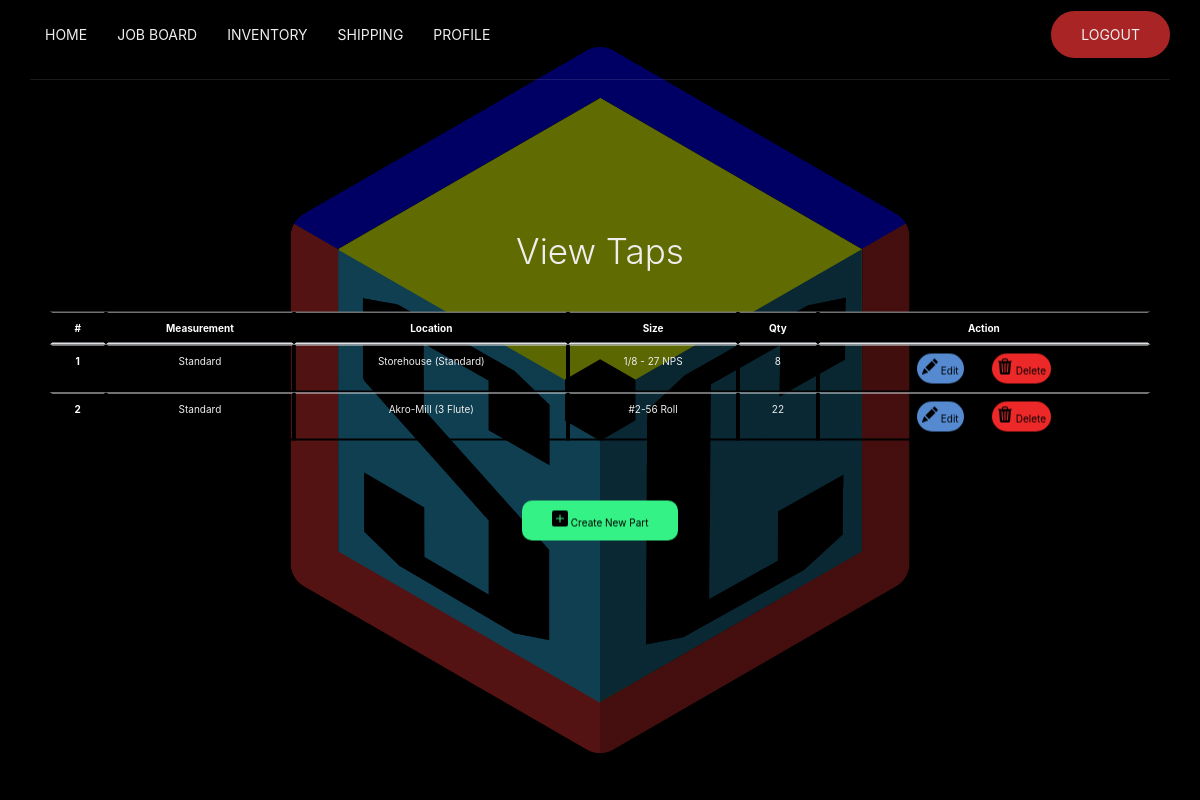
Page /view_taps.php on the committed database.
### tables this page shows
CREATE TABLE `taps` (
  `id` int(11) NOT NULL,
  `measurement` varchar(255) NOT NULL,
  `location` varchar(255) NOT NULL,
  `size` varchar(255) NOT NULL,
  `quantity` int(11) DEFAULT NULL
);

### php/view_tap_table.php (called while the page is built)
<?php
include "connection_inv.php";
$sql = "SELECT * FROM taps ORDER BY id";
$result = mysqli_query($conn, $sql);
?>

### view_taps.php (the view, shortened to what this page needs)
<?php
include "php/view_tap_table.php";
?>
<!DOCTYPE html>
<html>
<head>
	<link rel="stylesheet" href="https://maxcdn.bootstrapcdn.com/bootstrap/4.0.0/css/bootstrap.min.css">
	<link rel="stylesheet" href="https://unpkg.com/ionicons@4.5.10-0/dist/css/ionicons.min.css">
  <link rel="stylesheet" href="css/wdd.css">
</head>
<body>
    <header>
      <div class="container">
        <nav>
          <ul class="nav-list">
            <li>
              <a href="index.php">Home</a>
            </li>
            <li>
              <a href="jboard.php">Job Board</a>
            </li>
            <li>
            <li>
              <a href="#">Inventory
              </a>
            </li>
              <a href="shipping.php">Shipping</a>
            </li>
            <li>
              <a href="profile.php">Profile</a>
            </li>
            <li class="move-right btn">
              <a href="php/logout.php">Logout</a>
            </li>
          </ul>
        </nav>
      </div>
    </header>
	<section class="hero">
		<div class="text">
			<div id="box">
				<div id="title">
					<div class="container">
						<h4 class="display-4 text-center">View Taps</h4><br>
						<?php if (mysqli_num_rows($result)) { ?>
						<div class="outer-wrapper">
							<div class="table-wrapper">
								<table class="table table-striped">
									<thead>
										<tr>
											<th scope="col">#</th>
											<th scope="col">Measurement</th>
											<th scope="col">Location</th>
											<th scope="col">Size</th>
											<th scope="col">Qty</th>
											<th scope="col">Action</th>
										</tr>
									</thead>
									<tbody>
										<?php
											 $i = 0;
											 while($rows = mysqli_fetch_assoc($result)){
											 $i++;
										 ?>
										<tr>
											<th scope="row"><?=$i?></th>
											<td><?=$rows['measurement']?></td>
											<td><?php echo $rows['location']; ?></td>
											<td><?php echo $rows['size']; ?></td>
											<td><?php echo $rows['quantity']; ?></td>
											<td><a href="edit_taps.php?id=<?=$rows['id']?>"
														 class="btn-edit  bounce-in-on-hover">
															Edit
													</a>
													<a href="php/delete_tap_table.php?id=<?=$rows['id']?>"
														 class="btn-delete btn-danger bounce-in-on-hover">
														Delete
													</a>
											</td>
										</tr>
										<?php } ?>
									</tbody>
								</table>
								<?php } ?>
							</div>
						</div>
						<div class="py-5 text-center">
							<a href="invwdd_tools.php" class="link bounce-in-on-hover">
								<svg xmlns="http://www.w3.org/2000/svg" width="16" height="16" fill="currentColor" class="bi bi-plus-square-fill" viewBox="0 0 16 16">
									 <path d="M2 0a2 2 0 0 0-2 2v12a2 2 0 0 0 2 2h12a2 2 0 0 0 2-2V2a2 2 0 0 0-2-2H2zm6.5 4.5v3h3a.5.5 0 0 1 0 1h-3v3a.5.5 0 0 1-1 0v-3h-3a.5.5 0 0 1 0-1h3v-3a.5.5 0 0 1 1 0z"/>
								</svg>
								Create New Part
							</a>
						</div>
					</div>
				</div>
			</div>
		</div>
	</section>
</body>
</html>

### css/wdd.css (style rules this page uses)
*, *::before, *::after { margin: 0; padding: 0; box-sizing: border-box; }
html { font-family: 'Roboto', sans-serif; font-size: 10px; }
body { overflow-x: hidden; }
a { text-decoration: none; }
ul { list-style: none; }
header { width: 100%; position: absolute; top: 0; left: 0; }
.container { width: 100%; max-width: 117rem; margin: 0 auto; padding: 0 1.5rem; }
nav { display: flex; align-items: center; width: 100%; height: 8rem; border-bottom: 1px solid rgba(255,255,255,.1); }
.nav-list { display: flex; width: 100%; align-items: center; }
.nav-list li { line-height: 8rem; position: relative; }
.nav-list a { display: block; color: #eee; padding: 0 1.5rem; font-size: 1.4rem; text-transform: uppercase; transition: color 650ms; }
.btn { padding: 1.3rem; display: inline-block; background-color: #a92525; border: 2px solid #a92525; border-radius: 5rem; transition: background-color 650ms; }
.btn-edit, .btn-delete { padding: .5rem; display: inline-block; border-radius: 5rem; transition: background-color 650ms; color: black; }
.btn-edit { background-color: #558AD1; margin-right: 25px; }
li.move-right { margin: auto 0 auto auto; line-height: initial; }
.hero { width: 100%; height: 100vh; background: linear-gradient(to bottom, rgba(0,0,0,0.5),rgba(0,0,0,0.5)), url("../media/SESCORE_logo_V2.png") center no-repeat; background-size: cover; }
.text { width: 100%; position: absolute; top: 50%; left: 50%; transform: translate(-50%, -50%); color: #eee; text-align: center; }
table { border-collapse: separate; border-spacing: 0px; border-radius: 2px; }
th { position: sticky; background-color: black; color: white; }
th, td { border: 2px solid black; vertical-align: center; }
.table-wrapper { max-height: 500px; overflow-x: auto; overflow-y: scroll; margin: 20px; }
.btn-danger { background-color: #ED2828; border-color: inherit; }
.link { padding: 10px 30px; display: inline-block; color: #000; background-color: #34F285; border-radius: 10px; text-decoration: none; }
.bounce-in-on-hover { display: inline-block; -webkit-transform: perspective(1px) translateZ(0); transform: perspective(1px) translateZ(0); box-shadow: 0 0 1px rgba(0, 0, 0, 0); -webkit-transition-duration: 0.5s; transition-duration: 0.5s; }

### rows in the picture
taps: measurement "Standard", location "Storehouse (Standard)", size "1/8 - 27 NPS", quantity "8"
taps: measurement "Standard", location "Akro-Mill (3 Flute)", size "#2-56 Roll", quantity "22"
